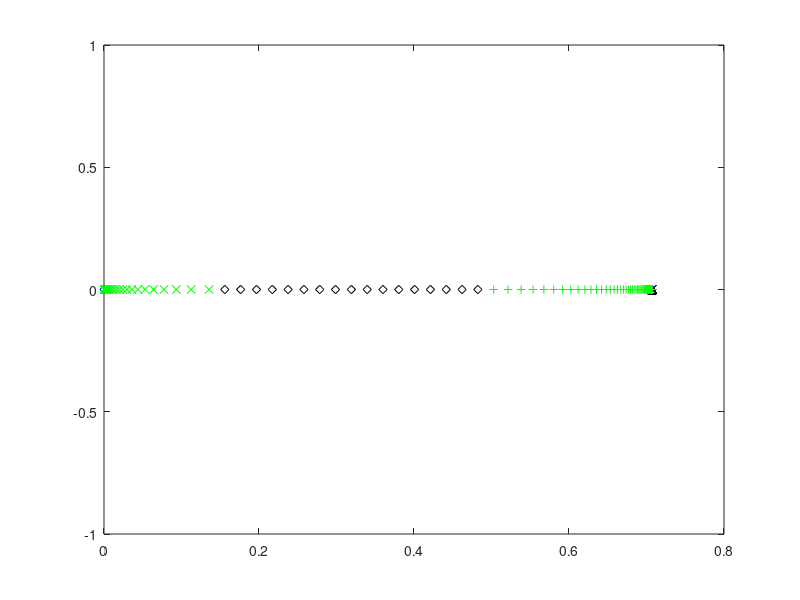
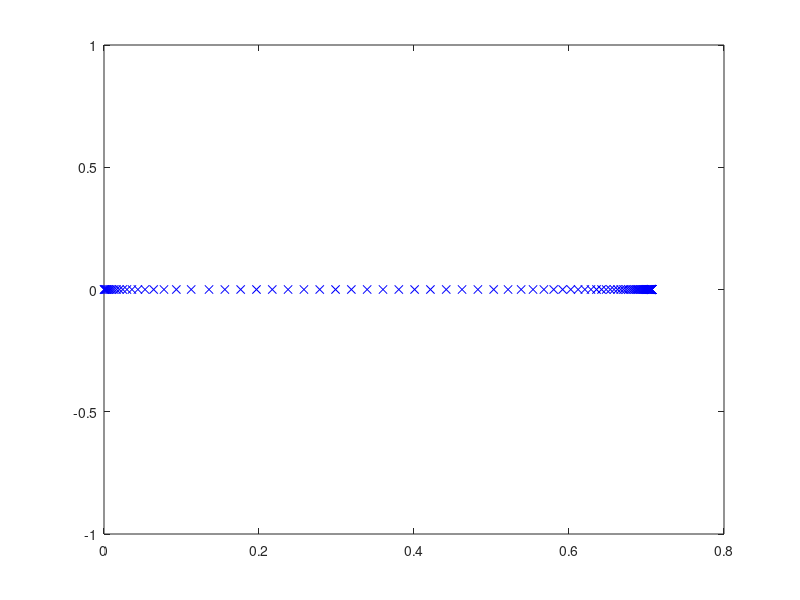

MATLAB code for these plots, in order: (Note: this script raises an error after producing the figures.)
close all
clear
clc
 
% Dimensional fluid constants (tin as leaves cartridge) for NS
g_dim = 9.8; %m/s^2
save('g_dim.mat','g_dim') 
rho_dim = 1000; %kg/m^3
save('rho_dim.mat','rho_dim') 
nu_dim = 1E-6; %m^2/s
save('nu_dim.mat','nu_dim') 
sigma_1e_dim = 72.86E-3;%Kg/s^2 (i.e. N/m)
save('sigma_1e_dim.mat','sigma_1e_dim')
R = .5E-6; %droplet radius

%equilibrium contact angle
theta_c_eq = 45*pi/180;
save('theta_c_eq.mat','theta_c_eq')

% width of the interfacial phase in metres (recommended 
%value is 1E-9)
width_dim = 1E-9; 
save('width_dim.mat','width_dim')

%Data for initial configuration of the simulation 
theta_c_ini = 135*pi/180; %radians 
save('theta_c_ini.mat','theta_c_ini')

n_el_sing = 3;
save('n_el_sing.mat','n_el_sing')

%% IFM coefficients for the free-surface
%Beta for liquid-gas interface (this
%could have a coefficient in front, but we take it to be one)
beta_g_dim = rho_dim*nu_dim/width_dim;
save('beta_g_dim.mat','beta_g_dim')
%Alpha coefficient for liquid-gas interface (this could also
%have a coefficient in front but we also take it to be one, 
%making it the inverse of the beta_g constant)
alpha_g_dim = width_dim/(rho_dim*nu_dim); 
save('alpha_g_dim.mat','alpha_g_dim')
%Surface density at which surface tension is zero 
%(this is taken as the volume density times the width of the 
%surface phase)
rhos_0_dim = rho_dim*width_dim; 
save('rhos_0_dim.mat','rhos_0_dim')
%Equilibrium surface density of liquid-gas 
%interface
rhos1_e_dim = 0.6*rhos_0_dim; 
save('rhos1_e_dim.mat','rhos1_e_dim')
%Proportionality constant for the state equation for surface 
%tension as a function of density on the liquid-gas 
%interface
gamma_g_dim = sigma_1e_dim/(rhos_0_dim-rhos1_e_dim);
save('gamma_g_dim.mat','gamma_g_dim')
%relaxation time of surface 1 in seconds
tau_g_dim = rho_dim*nu_dim*7E-6;
save('tau_g_dim.mat','tau_g_dim')

%solid-gas surface tension
sigma_gs = 0;

%IFM coefficients for the liquid-solid interface
%constant in front of the state equation for the liquid-solid
%surface
gamma_s_dim = gamma_g_dim;
save('gamma_s_dim.mat','gamma_s_dim')
%Equilibrium surface tension for the liqud-solid interface
%(this is a function of other paremeter that we have already
%chosen)
sigma_2e_dim = -sigma_1e_dim*cos(theta_c_eq)+sigma_gs;
save('sigma_2e_dim.mat','sigma_2e_dim')
%equilibrium surface density for liquid-solid surface
%(chosen so as to have a 30 degree static contact angle)
rhos2_e_dim = rhos_0_dim - sigma_2e_dim/gamma_s_dim; 
save('rhos2_e_dim.mat','rhos2_e_dim')
%Beta navier slip
beta_ns_dim = rho_dim*nu_dim/width_dim;   
save('beta_ns_dim.mat','beta_ns_dim')
%alpha coefficient for the solid-liquid interface
alpha_s_dim = alpha_g_dim; 
save('alpha_s_dim.mat','alpha_s_dim')
%relaxation time for the liquid-solid interface
tau_s_dim = rho_dim*nu_dim*7E-6;
save('tau_s_dim.mat','tau_s_dim')

%Unit height 
L_dim = R
save('L_dim.mat','L_dim') 

%Unit speed
U_dim = sigma_1e_dim/(rho_dim*nu_dim) %i.e. Ca = 1
% U_dim = .01 %m/s
save('U_dim.mat','U_dim')

%Unit time (capillary time based on unit length)
T_dim = L_dim/U_dim 
save('T_dim.mat','T_dim')

%Unit of pressure 
P_dim = rho_dim*nu_dim*U_dim/L_dim;
save('P_dim.mat','P_dim')

%Dimensionless numbers for the bulk equations
Re =  U_dim*L_dim/nu_dim %Reynolds number
save('Re.mat','Re')
St = 0 %g_dim*L_dim^2/(nu_dim*U_dim); %Stokes number
save('St.mat','St')
Ca = rho_dim*nu_dim*U_dim/sigma_1e_dim %Capillary number
save('Ca.mat','Ca')

%Dimensionless numbers for the liquid-gas IFM
%dimensionless beta coefficient for the gas interface
Bg = beta_g_dim*U_dim*L_dim/sigma_1e_dim
save('Bg.mat','Bg')
%dimensionless alpha coefficient for the gas interface
Eg = alpha_g_dim*sigma_1e_dim/(U_dim*L_dim)
save('Eg.mat','Eg')
%Dimensionless constant for the state equation on
%the liquid-gas interface
Cg = gamma_g_dim*rhos_0_dim/sigma_1e_dim
save('Cg.mat','Cg')
%dimensionless equilibrium density
Dg = rhos1_e_dim/rhos_0_dim
save('Dg.mat','Dg')
%dimensionless surface density ratio
Lg = width_dim/L_dim
save('Lg.mat','Lg')
% Fg = rhos_0_dim/(rho_dim*U_dim*tau_g_dim)
% save('Fg.mat','Fg')
%Dimensionless relaxation time
Tg = tau_g_dim*U_dim/L_dim
save('Tg.mat','Tg')

%Dimensionless numbers for liquid-gas IFM
%dimensionless beta coefficient for the gas interface
Be = beta_ns_dim*L_dim/(rho_dim*nu_dim)
save('Be.mat','Be')
%dimensionless alpha coefficient for the solid-liquid 
%interface
Es = alpha_s_dim*sigma_1e_dim/(U_dim*L_dim)
save('Es.mat','Es')
%dimensionless coefficient of the state equation for the
%liquid-solid interface
Cs = gamma_s_dim*rhos_0_dim/sigma_1e_dim
save('Cs.mat','Cs')
%dimensionless equilibrium density
Ds = rhos2_e_dim/rhos_0_dim
save('Ds.mat','Ds')
%dimensionless surface-density ratio for the liquid-solid
%interface
Fs = rhos_0_dim/(rho_dim*U_dim*tau_s_dim)
save('Fs.mat','Fs')
%Dimensionless relaxation time for solid-liquid interface
Ts = tau_s_dim*U_dim/L_dim
save('Ts.mat','Ts')

%Contact line dimensionless numbers
So = sigma_gs/sigma_1e_dim
save('So.mat','So')

%z-traslation for the centre of the sphere
trans_z = cos(pi-theta_c_ini);

%distance from origin to apex
h_0 = 1+trans_z;

%initial distance from origin to focus
f = sin(pi-theta_c_ini); %based on the shape of a parabola

%Required mesh resolution
l_min = min([5/(100*Bg) 1/Be  Ts*Ca/10])/(2^9 );% .05;% following J&Y IJFNMF 2012 

%spine feet parameters
%this part here sets the number and spacing of the spines closer to the
%contact line. In this region, each odd-numbered spine has one more 
%element to its right than to its left
spine_factor_r =  1.07;%1.15;%;%needs to be slightly bigger than 1     1.05;%
save('spine_factor_r.mat','spine_factor_r')
n_spines_r = 15;% 5;% must be an odd number          5;%
save('n_spines_r.mat','n_spines_r')

spine_factor_mr = 1.07;%                   2;%   
save('spine_factor_mr.mat','spine_factor_mr')
n_spines_mr = 25;% 5;% must be an odd number        
save('n_spines_mr.mat','n_spines_mr')

%This part defines the number of spines and their separation for the
%following section of the domain. Spines can be more separated here as we 
%do not need such a high resultion furhter away from the contact line
spine_factor_m = 1.1;%                   2;%   
save('spine_factor_m.mat','spine_factor_m')
n_spines_m = 95;% 5;% must be an odd number        
save('n_spines_m.mat','n_spines_m') 

%The following part sets the number and spacing of the spines near the
%inflow boundary. An intermediate section between this one and the last one
%constructed is then created using uniform spacing
l_min_l = .5E-3 ;% 1E-2;%               .01;%
spine_factor_l = 1.2;% 1.11;% this needs to be slightly bigger than 1, James' value = 1.07
save('spine_factor_l.mat','spine_factor_l')
n_spines_l = 23;% 5;% must be an odd number        5;% 
save('n_spines_l.mat','n_spines_l')


tol_spine_ang = 1E-12; %this is just a numerical parameter to define 
%convergence of the spine lentgh's initial guess

%% Creating spine feet

spine_feet = zeros(1,n_spines_r+n_spines_m-1);
spine_feet(1) = f;
spine_feet(2) = f-l_min;
spine_feet(3) = f-l_min*(1+spine_factor_r);
for ii = 4:n_spines_r
    spine_feet(ii) = spine_feet(ii-1) ...
                     - spine_factor_r*(spine_feet(ii-2) ...
                                       - spine_feet(ii-1));
end
figure
plot(spine_feet(1:n_spines_r),zeros(1,n_spines_r),'xb')
hold on
for ii = n_spines_r+1:n_spines_r+n_spines_mr-1
    spine_feet(ii) = spine_feet(ii-1) ...
                     - spine_factor_mr*(spine_feet(ii-2) ...
                                       - spine_feet(ii-1));
end
plot(spine_feet(n_spines_r+1:n_spines_r+n_spines_mr-1),zeros(1,n_spines_mr-1),'^k')
for ii = n_spines_r+n_spines_mr:n_spines_r+n_spines_mr+n_spines_m-2
    spine_feet(ii) = spine_feet(ii-1) ...
                     - spine_factor_m*(spine_feet(ii-2) ...
                                       - spine_feet(ii-1));
end
plot(spine_feet(n_spines_r+n_spines_mr:n_spines_r+n_spines_mr+n_spines_m-2),zeros(1,n_spines_m-1),'+g')
plot(0,0,'db')
pause
%constructing the spine feet on the left end
spines_feet_left_end = zeros(1,n_spines_l);
spines_feet_left_end(end) = 0;
spines_feet_left_end(end-1) = 0 + l_min_l;
for ii = 2:n_spines_l-1
    spines_feet_left_end(end-ii) = spines_feet_left_end(end-ii+1) ...
                                   + spine_factor_l ...
                                     *(spines_feet_left_end(end-ii+1) ...
                                       - spines_feet_left_end(end-ii+2));
end
plot(spines_feet_left_end,zeros(1,n_spines_l),'xg')
pause
left_width = spines_feet_left_end(1)-spines_feet_left_end(2);
right_width = spine_feet(end-1)-spine_feet(end);
av_width = (left_width+right_width)/2;
n_inter = ceil((spine_feet(end)-spines_feet_left_end(1))/av_width);
if mod(n_inter,2) ~= 0
    n_inter = n_inter+1;
end
width = (spine_feet(end)-spines_feet_left_end(1))/n_inter;
spine_feet = [spine_feet,zeros(1,n_inter-1)];
for ii = 0:n_inter-2
    spine_feet(end-ii) = spines_feet_left_end(1)+(ii+1)*width;
end
plot(spine_feet(end-n_inter+2:end),zeros(1,n_inter-1),'dk')
pause
%Joining everything
spine_feet = [spine_feet,spines_feet_left_end];
n_spines = length(spine_feet);
save('n_spines.mat','n_spines')
close all
figure
plot(spine_feet,zeros(size(spine_feet)),'xb');

save('spine_feet.mat','spine_feet')
spine_feet_locator = spine_feet/f;
save('spine_feet_locator.mat','spine_feet_locator')

%Chi value for each spine
%This is the coordinate of the bipolar system that corresponds to the
%circle that passes through each spine feet
chi_spines = zeros(1,n_spines);
chi_spines(1) = Inf;
chi_spines(end) = 0;
for ii = 2:n_spines-1
    fun = @(chi) foot_of_chi(chi,f)-spine_feet(ii);
    chi_spines(ii) = fzero(fun,5);
end

%The radius of each spine (from the third spine on) is determined by its
%chi coordinate
R_spines = zeros(1,n_spines);
%we force the second spine to have its centre at the contact line. This is
%so that we can enforce the condition lim_{r\to 0} \partial_{\theta}p = 0,
%by equating the pressure values on the two points of this spine as done in
%S&S CMAME 2011
R_spines(2) = abs(spine_feet(1)-spine_feet(2));
R_spines(3) = abs(spine_feet(1)-spine_feet(3));
R_spines(end) = inf;
for ii = 4:n_spines-1
    R_spines(ii) = f/sinh(chi_spines(ii));
end
save('R_spines.mat','R_spines')
 
%spine length vector intial form
spine_lengths_ini = zeros(n_spines,1);
spine_lengths_ini(1) = f; %this spine is always zero, so we just store f here
spine_lengths_ini(end) = h_0;
%Here we determine the length of each spine (so as to match the initial
%guess for our surface profile)
for ii = 2:n_spines-1
    %We use the bisection method on the angle that each spine defines
    %with a tolerance pre-defined above to assess whet
    theta_l = 0;
%     if ii < 80
        theta_u = 1.01*theta_c_ini;
%     else
%         theta_u = asin(2/R_spines(ii));
%     end
    x_l = spine_feet(ii) + (1-cos(theta_l))*R_spines(ii);
    y_l = sin(theta_l)*R_spines(ii);
    %function f is positive outside the curve that defines the initial
    %surface profile (a circle) and negative inside it 
    f_l = x_l^2+(y_l-cos(pi-theta_c_ini))^2-1;
    x_u = spine_feet(ii) + (1-cos(theta_u))*R_spines(ii);
    y_u = sin(theta_u)*R_spines(ii);
    f_u = x_u^2+(y_u-cos(pi-theta_c_ini))^2-1;
    if f_l*f_u > 0
         disp('warning: wrong initialisation of bisection method') 
         pause
    end
    while theta_u-theta_l > tol_spine_ang
        theta_m = (theta_l + theta_u)/2;
        x_m = spine_feet(ii) + (1-cos(theta_m))*R_spines(ii);
        y_m = sin(theta_m)*R_spines(ii);
        f_m = x_m^2+(y_m-cos(pi-theta_c_ini))^2-1;
        if f_l*f_m > 0
            theta_l = theta_m;
            f_l = f_m;
        elseif f_l*f_m < 0
            theta_u = theta_m;
            f_u = f_m;
        else
            f_l = f_m;
            f_u = f_m;
            theta_l = theta_m;
            theta_u = theta_m;
        end
    end
    spine_lengths_ini(ii) = theta_m*R_spines(ii);
end
save('spine_lengths_ini.mat','spine_lengths_ini')

%% Creating nodes

%%Finding total number of global nodes 

%First, we need to decide on which spines we will have an increasing number
%of nodes and on which we will have a fixed number of nodes
%The code is set-up so that the first spines have an increasing number of
%nodes. More specifically, from the 4th spine on (including the 4th spine)
%each spine has one more velocity node that the previous spine, and this
%behaviour goes on until spine number n_spines_incr, defined below. The
%code is set up so that n_spines_incr can be any odd number between
%n_spines_r and n_spines_r+n_spines_mr-1
n_spines_incr = n_spines_r;%+n_spines_mr-1;
save('n_spines_incr.mat','n_spines_incr')

n_spines_const = n_spines-n_spines_incr;
save('n_spines_const.mat','n_spines_const')

n_nodes_const_per_spine = 2*n_el_sing + n_spines_incr - 2; %number of nodes 
%in each of the spines with constant nodes
save('n_nodes_const_per_spine.mat','n_nodes_const_per_spine')

%Sum of the number in the first spine (1), plus an arithmetic progression 
%plus a constant times the number of spines with a fixed number of nodes on
%them
n_v_incr = 2 + n_el_sing ...
           + (2*n_el_sing + 1 + 2*n_el_sing + n_spines_incr - 2) ...
             *(n_spines_incr-2)/2;
save('n_v_incr.mat','n_v_incr')

n_v = n_v_incr ...
      + n_nodes_const_per_spine*n_spines_const;
save('n_v.mat','n_v')

%nodes (i.e. matrix containing the (r,z) coordinates of all nodes where 
%each column is a node and they are listed in order)
Nodes_rz = zeros(n_v,2);
Nodes_rz(1,:) = [f ,0]; 
alpha_s = zeros(n_v,1); %This vector contains the data on how far along its
%spine the node is
Nodes_rz(2,1) = spine_feet(2);
Nodes_rz(2,2) = 0;
for kk = 3:n_el_sing+2
    alpha_s(kk) = (kk-2)/n_el_sing;
    %angle in the constant chi circle for each node 
    %(arc length over radius)
    theta = alpha_s(kk)*spine_lengths_ini(2)/R_spines(2);
    %x of the node is the foot of the spine plus the circle's radius 
    %minus (radius*cos(theta))
    Nodes_rz(kk,1) = spine_feet(2) + R_spines(2)*(1-cos(theta));
    Nodes_rz(kk,2) = R_spines(2)*sin(theta);
end
for ii = 3:n_spines_incr
    kk = kk+1;
    Nodes_rz(kk,1) = spine_feet(ii);
    Nodes_rz(kk,2) = 0;
    for jj = 2:2*n_el_sing+ii-2
        kk = kk+1;
        alpha_s(kk) = (jj-1)/(2*n_el_sing+ii-3);
        %angle in the constant chi circle for each node 
        %(arc length over radius)
        theta = alpha_s(kk)*spine_lengths_ini(ii)/R_spines(ii); 
        %x of the node is the foot of the spine plus the circle's radius 
        %minus (radius*cos(theta))
        Nodes_rz(kk,1) = spine_feet(ii) + R_spines(ii)*(1-cos(theta));
        Nodes_rz(kk,2) = R_spines(ii)*sin(theta);
    end
end
for ii = n_spines_incr+1:n_spines-1
    kk = kk+1;
    Nodes_rz(kk,1) = spine_feet(ii);
    Nodes_rz(kk,2) = 0;
    for jj = 2:n_nodes_const_per_spine
        kk = kk+1;
        alpha_s(kk) = (jj-1)/(n_nodes_const_per_spine-1);
        %angle in the constant chi circle for each node 
        %(arc length over radius)
        theta = alpha_s(kk)*spine_lengths_ini(ii)/R_spines(ii); 
        %x of the node is the foot of the spine plus the circle's radius 
        %minus the radius cos(theta)
        Nodes_rz(kk,1) = spine_feet(ii) + R_spines(ii)*(1-cos(theta));
        Nodes_rz(kk,2) = R_spines(ii)*sin(theta);
    end
end
for ii = n_v-n_nodes_const_per_spine+1:n_v 
    alpha_s(ii) = (ii-(n_v-n_nodes_const_per_spine+1)) ...
                  /(n_nodes_const_per_spine-1);
end 
save('alpha_s.mat','alpha_s')
Nodes_rz(end-n_nodes_const_per_spine+1:end,1) = zeros(1,n_nodes_const_per_spine);
Nodes_rz(end-n_nodes_const_per_spine+1:end,2) = 0:h_0/(n_nodes_const_per_spine-1):h_0;
save('Nodes_rz.mat','Nodes_rz')
 


n_v %#ok
pause
close all
%Nodes
figure
plot(Nodes_rz(:,1),Nodes_rz(:,2),'x')
axis equal

%Spine feet and tip node numbers
spine_feet_nodes = ones(1,n_spines);
spine_tip_nodes = ones(1,n_spines);
spine_feet_nodes(2) = 2;
spine_tip_nodes(2) = 2 + n_el_sing;
for ii = 3:n_spines_incr
    spine_feet_nodes(ii) = spine_tip_nodes(ii-1)+1;
    spine_tip_nodes(ii) = 2 + n_el_sing ...
                          + (2*n_el_sing + 1 + 2*n_el_sing + ii - 2) ...
                            *(ii-2)/2;
end
%the spines in the region where spines have a fixed number of nodes.
for ii = n_spines_incr+1:n_spines
    spine_feet_nodes(ii) = spine_tip_nodes(ii-1)+1;
    spine_tip_nodes(ii) = spine_tip_nodes(ii-1) + n_nodes_const_per_spine;
end
save('spine_feet_nodes.mat','spine_feet_nodes')
save('spine_tip_nodes.mat','spine_tip_nodes')



